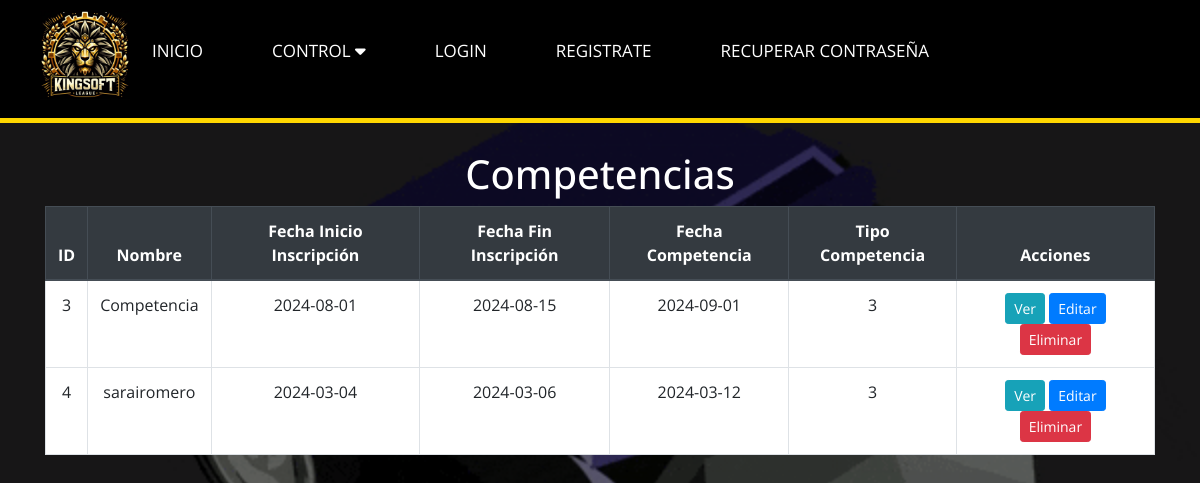
The app's page /Versión_1/Diseño/CompetenciaView.php, older data.
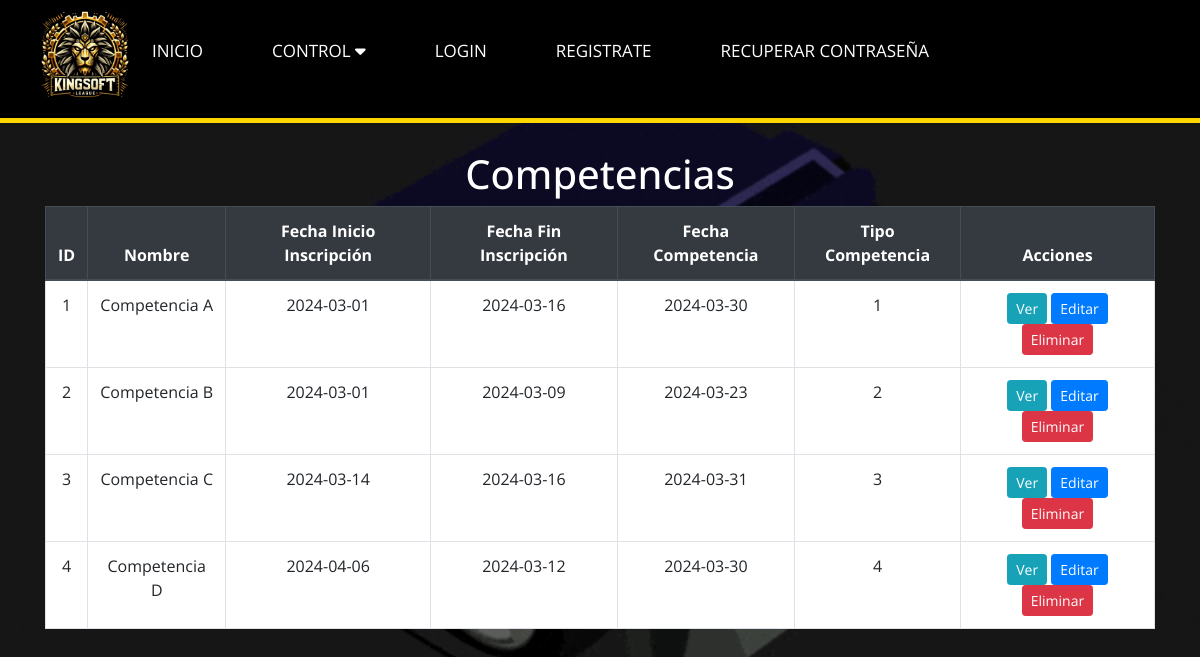
The same page, newer data.
### tables this page shows
CREATE TABLE `competencia` (
  `id` int(11) NOT NULL,
  `nombre` varchar(100) DEFAULT NULL,
  `fecha_inicio_inscripcion` date DEFAULT NULL,
  `fecha_fin_inscripcion` date DEFAULT NULL,
  `fecha_compentencia` date DEFAULT NULL,
  `tipo_competencia` int(11) DEFAULT NULL
);

### Versión_1/Diseño/CompetenciaController.php (called while the page is built, shortened)
<?php
require_once 'CompetenciaModel.php';
class CompetenciaController {
    private $model;
    public function __construct($db) {
        $this->model = new CompetenciaModel($db);
    }
    public function getAllCompetencias() {
        return $this->model->getAllCompetencias();
    }
}
?>

### Versión_1/Diseño/CompetenciaModel.php (called while the page is built, shortened)
<?php
class CompetenciaModel {
    private $conn;
    public function __construct($db) {
        $this->conn = $db;
    }
    public function getAllCompetencias() {
        $query = "SELECT * FROM competencia";
        $stmt = $this->conn->prepare($query);
        $stmt->execute();
        return $stmt;
    }
}
?>

### Versión_1/Diseño/CompetenciaView.php (the view, shortened to what this page needs)
<?php
require_once 'CompetenciaController.php';
$db = new PDO('mysql:host=localhost;dbname=datosks', 'root', '');
$controller = new CompetenciaController($db);
$competencias = $controller->getAllCompetencias();
?>
<!DOCTYPE html>
<html lang="en">
<head>
    <link rel="stylesheet" href="https://maxcdn.bootstrapcdn.com/bootstrap/4.5.2/css/bootstrap.min.css">
</head>
<body>
<?php
    include 'navegador.php'
    ?>
    <div class="container">
        <h1>Competencias</h1>
        <table class="table table-bordered">
            <thead class="thead-dark">
                <tr>
                    <th>ID</th>
                    <th>Nombre</th>
                    <th>Fecha Inicio Inscripción</th>
                    <th>Fecha Fin Inscripción</th>
                    <th>Fecha Competencia</th>
                    <th>Tipo Competencia</th>
                    <th>Acciones</th>
                </tr>
            </thead>
            <tbody>
                <?php while ($competencia = $competencias->fetch(PDO::FETCH_ASSOC)) : ?>
                    <tr>
                        <td><?php echo $competencia['id']; ?></td>
                        <td><?php echo $competencia['nombre']; ?></td>
                        <td><?php echo $competencia['fecha_inicio_inscripcion']; ?></td>
                        <td><?php echo $competencia['fecha_fin_inscripcion']; ?></td>
                        <td><?php echo $competencia['fecha_compentencia']; ?></td>
                        <td><?php echo $competencia['tipo_competencia']; ?></td>
                        <td>
                            <a href="vercompetencia.php?id=<?php echo $competencia['id']; ?>" class="btn btn-info btn-sm">Ver</a>
                            <a href="editarcompetencia.php?id=<?php echo $competencia['id']; ?>" class="btn btn-primary btn-sm">Editar</a>
                            <a href="eliminarcompetencia.php?id=<?php echo $competencia['id']; ?>" class="btn btn-danger btn-sm">Eliminar</a>
                        </td>
                    </tr>
                <?php endwhile; ?>
            </tbody>
        </table>
    </div>
</body>
</html>

### Versión_1/Diseño/navegador.php (shortened to what this page needs)
<!DOCTYPE html>
<html lang="en">
<head>
    <link rel="stylesheet" href="https://cdnjs.cloudflare.com/ajax/libs/font-awesome/6.5.1/css/all.min.css" />
    <link rel="stylesheet" href="stylelogin.css">
<nav class="navbar">
        <div class="navbar-container">
            <h1><a href="#"><img id="logo" src="k.jpeg" alt="Logo"></a></h1>
            <ul class="nav-links">
                <li><a href="menu.html">Inicio</a></li>
                <li><a href="#inicio">CONTROL <i class="fas fa-caret-down"></i></a>
                </li>
                <li><a href="login.php">LOGIN</a></li>
                <li><a href="#sobre-mi">REGISTRATE</a></li>
                <li><a href="#servicios">RECUPERAR CONTRASEÑA</a></li>
                <li><a href="#curriculum"></a></li>
                <li><a href="#contacto"></a></li>
            </ul>
        </div>
    </nav>
</html>

### Versión_1/Diseño/stylelogin.css (style rules this page uses)
* { padding: 0; margin: 0; box-sizing: border-box; font-family: 'Open Sans', sans-serif; }
html { scroll-behavior: smooth; }
nav ul { list-style: none; display: flex; }
nav ul li { margin: 0 15px; }
nav ul li a { color: #fff; text-decoration: none; text-transform: uppercase; padding: 5px 7px; transition: .3s; }
.navbar { background-color: #000; border-bottom: 5px solid gold; color: #fff; padding: 10px 0; width: 100%; position: fixed; top: 0; left: 0; z-index: 1000; }
.navbar-container { display: flex; justify-content: space-between; align-items: center; max-width: 1400px; margin: 0 auto; padding: 0 20px; width: 100%; }
.nav-links { list-style: none; display: flex; margin-right: auto; }
.nav-links li { margin-right: 20px; }
.nav-links li:not(:last-child) { margin-right: 40px; }
.nav-links li a { color: #fff; text-decoration: none; text-transform: uppercase; font-size: 17px; transition: color 0.3s; }
#logo { width: 90px; height: auto; margin-left: 20px; }

### Versión_1/Diseño/CompetenciaView.php (style rules this page uses)
.table { background-color:white; }
.container { margin-top: 150px; text-align: center; }
h1 { color:white; }

### Versión_1/Diseño/navegador.php (style rules this page uses)
.nav-links li { position: relative; }

Row changes from the older to the newer data that the page shows:
added competencia: id "1", nombre "Competencia A", fecha_inicio_inscripcion "2024-03-01", fecha_fin_inscripcion "2024-03-16", fecha_compentencia "2024-03-30", tipo_competencia "1"
added competencia: id "2", nombre "Competencia B", fecha_inicio_inscripcion "2024-03-01", fecha_fin_inscripcion "2024-03-09", fecha_compentencia "2024-03-23", tipo_competencia "2"
changed competencia id 3: nombre "Competencia" → "Competencia C"; fecha_inicio_inscripcion "2024-08-01" → "2024-03-14"; fecha_fin_inscripcion "2024-08-15" → "2024-03-16"; fecha_compentencia "2024-09-01" → "2024-03-31"
changed competencia id 4: nombre "sarairomero" → "Competencia D"; fecha_inicio_inscripcion "2024-03-04" → "2024-04-06"; fecha_fin_inscripcion "2024-03-06" → "2024-03-12"; fecha_compentencia "2024-03-12" → "2024-03-30"; tipo_competencia "3" → "4"
